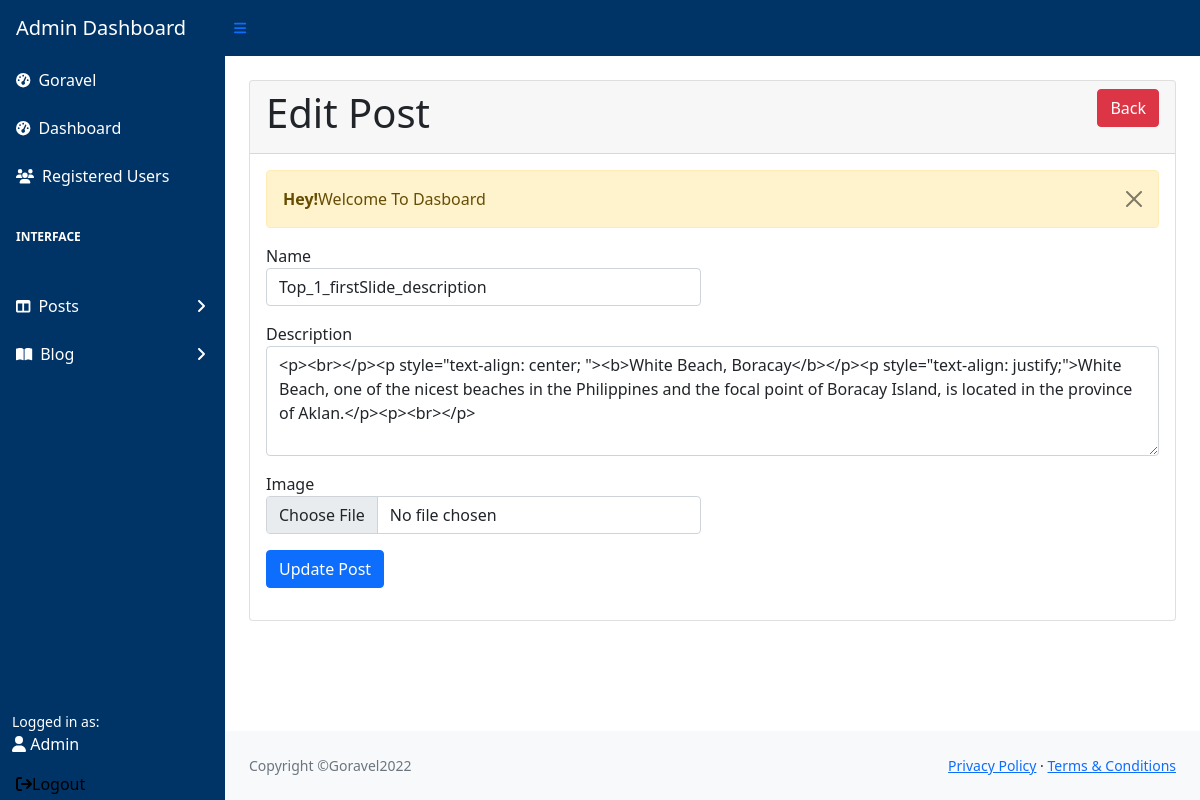
The page /admin/edit_post.php?id=8 (signed in) on the database its author committed.
### tables this page shows
CREATE TABLE `posts` (
  `id` int(11) NOT NULL,
  `name` varchar(191) NOT NULL,
  `description` text DEFAULT NULL,
  `image` varchar(191) DEFAULT NULL,
  `created_at` timestamp NULL DEFAULT current_timestamp()
);

### admin/edit_post.php (the view, shortened to what this page needs)
<?php
include('role_auth.php');
include('includes/header.php');
?>
<div class="container-fluid px-4">
        <div class="row mt-4">
            <div class="class-col-md-12">
                <div class="card">
                    <div class="card-header">
                        <h1>Edit Post
                            <a href="view_post.php" class="btn btn-danger float-end">Back</a>
                        </h1>
                    </div>
                    <div class="card-body">
                    <?php include('message.php'); ?>
                    <?php
                        if(isset($_GET['id']))
                        {
                            $post_id = $_GET['id'];
                            $post_query = "SELECT * FROM posts WHERE id='$post_id' LIMIT 1 ";
                            $post_query_res = mysqli_query($con, $post_query);
                            if(mysqli_num_rows($post_query_res) > 0)
                            {
                                $post_row = mysqli_fetch_array($post_query_res);
                                ?>
                    <form action="user_update.php" method="POST" enctype="multipart/form-data">
                            <div class="row">
                                <div class="col-md-6 mb-3">
                                    <label for="">Name</label>
                                    <input type="text" name="name" value="<?= $post_row['name'] ?>" required class="form-control">
                                </div>
                                <div class="col-md-12 mb-3">
                                    <label for="">Description</label>
                                    <textarea name="description" id="summernote" required class="form-control"  rows="4"><?= $post_row['description'] ?></textarea>
                                </div>
                                <div class="col-md-6 mb-3">
                                    <label for="">Image</label>
                                    <input type="file" name="image"
                                    class="form-control">
                                </div>
                                <div class="col-md-12 mb-3">
                                    <button type="submit" name="update_post_btn" class="btn btn-primary">Update  Post</button>
                                </div>
                            </div>
                        </form>
                        <?php
                            }
                            else
                            {
                                ?>
                                <h4>No Record Found</h4>
                                <?php
                            }
                        }
                    ?>
                    </div>
                </div>
            </div>
        </div>
    </div>
<?php
include('includes/footer.php');
include('includes/scripts.php');
?>

### rows shown on the page
posts: name "Top_1_firstSlide_description", description "<p><br></p><p style=\"text-align: center; \"><b>White Beach, Boracay</b></p><p style=\"text-align: justify;\">White Beach, one of the nicest beaches in the Philippines and the focal point of Boracay Island, is located in the province of Aklan.</p><p><br></p>"

### other values the page prints
$_SESSION['message'] "Welcome To Dasboard"
